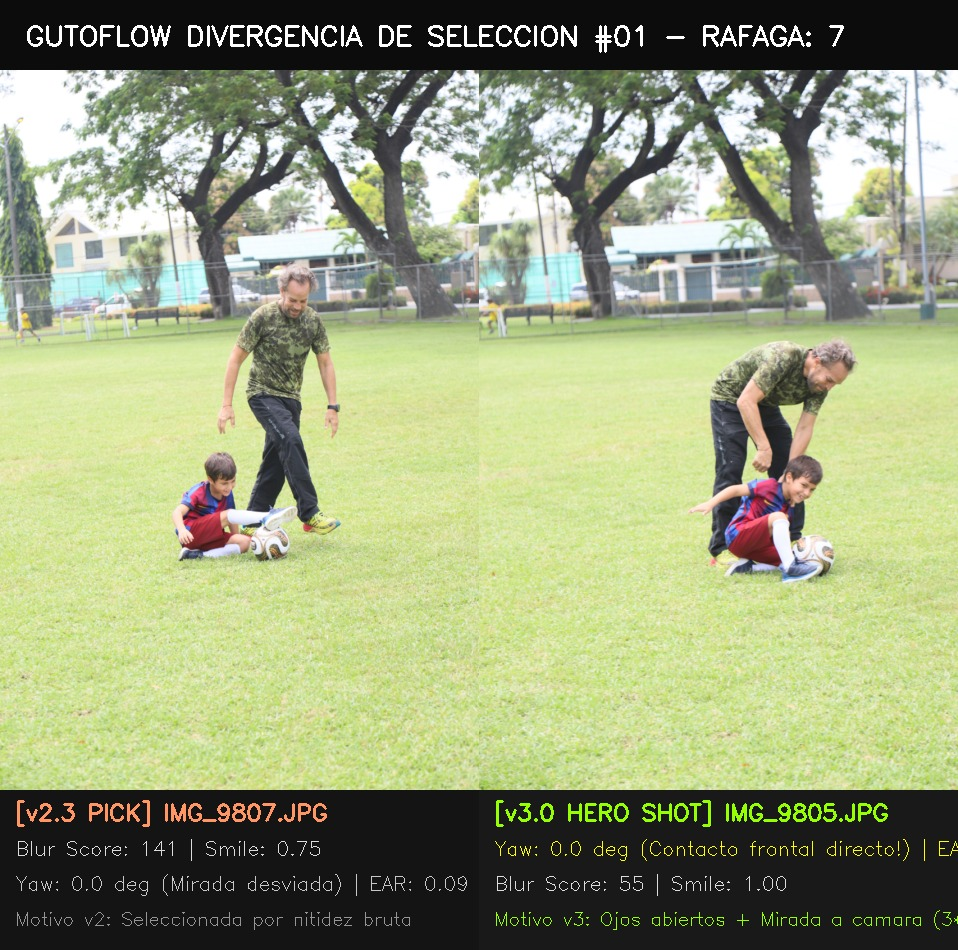
#> input picture .agents/audits/giler/audit_burst_01.jpg, 958 x 950 px
$ python -i straighten.py   (imports and definitions only)
#> lines starting #> are read from the running program, lines starting #| are printed output that depends on the picture
"""
straighten.py — Servicio de Enderezado y Nivelación Angular No Destructiva (URE Mesh).
Calcula el ángulo de inclinación θ (|θ| <= 6.0°) mediante regresión robusta (RANSAC / mediana ponderada)
sobre líneas de fuga y regularidades geométricas (horizontes y verticales).
"""

from __future__ import annotations

import math
from dataclasses import dataclass
from typing import List, Optional, Sequence, Tuple
import numpy as np


@dataclass
class LineSegment:
    """Segmento de línea en coordenadas de imagen (x1, y1, x2, y2)."""
    x1: float
    y1: float
    x2: float
    y2: float

    @property
    def length(self) -> float:
        return math.hypot(self.x2 - self.x1, self.y2 - self.y1)

    @property
    def angle_degrees(self) -> float:
        """Ángulo en grados en el rango [-180, 180]."""
        return math.degrees(math.atan2(self.y2 - self.y1, self.x2 - self.x1))


@dataclass
class StraightenResult:
    """Resultado del análisis de inclinación de la escena."""
    tilt_angle_degrees: float           # Ángulo θ a rotar (-6° a +6°)
    confidence: float                   # Confianza [0, 1] basada en longitud y consistencia
    horizontal_lines_count: int         # Número de líneas de soporte horizontal
    vertical_lines_count: int           # Número de líneas de soporte vertical
    needs_straighten: bool              # True si |θ| >= umbral de histéresis


class StraightenDetector:
    """
    Detector de inclinación angular basado en regularidades geométricas (horizontes y verticales).
    """

    def __init__(
        self,
        max_tilt_search_degrees: float = 6.0,    # Inclinación máxima corregible (±6.0°)
        deadband_threshold_degrees: float = 0.20, # Inclinaciones menores a 0.2° se ignoran
        min_segment_length: float = 20.0,        # Descartar micro-texturas
    ):
        self.max_tilt = max_tilt_search_degrees
        self.deadband = deadband_threshold_degrees
        self.min_length = min_segment_length

    def estimate_tilt_from_segments(self, segments: Sequence[LineSegment]) -> StraightenResult:
        """
        Calcula el ángulo θ óptimo a partir de un conjunto de segmentos de línea detectados.
        """
        valid_segments = [s for s in segments if s.length >= self.min_length]
        if not valid_segments:
            return StraightenResult(
                tilt_angle_degrees=0.0,
                confidence=0.0,
                horizontal_lines_count=0,
                vertical_lines_count=0,
                needs_straighten=False,
            )

        horizontal_angles: List[Tuple[float, float]] = [] # (angle, weight)
        vertical_angles: List[Tuple[float, float]] = []

        for seg in valid_segments:
            ang = seg.angle_degrees
            weight = seg.length

            # Normalizar a [-90, 90]
            if ang > 90.0:
                ang -= 180.0
            elif ang < -90.0:
                ang += 180.0

            # 1. Candidato a línea horizontal (cerca de 0°)
            if abs(ang) <= self.max_tilt:
                horizontal_angles.append((ang, weight))

            # 2. Candidato a línea vertical (cerca de ±90°)
            elif abs(abs(ang) - 90.0) <= self.max_tilt:
                vert_dev = ang - 90.0 if ang > 0 else ang + 90.0
                vertical_angles.append((vert_dev, weight))

        total_candidates = horizontal_angles + vertical_angles
        if not total_candidates:
            return StraightenResult(
                tilt_angle_degrees=0.0,
                confidence=0.0,
                horizontal_lines_count=0,
                vertical_lines_count=0,
                needs_straighten=False,
            )

        # Regresión robusta: Mediana ponderada con rechazo de outliers (RANSAC simplificado)
        best_angle = self._weighted_median_ransac(total_candidates)

        # Histéresis de banda muerta
        needs_straighten = abs(best_angle) >= self.deadband
        final_angle = round(best_angle, 4) if needs_straighten else 0.0

        # Confianza basada en longitud acumulada de soporte
        support_length = sum(w for a, w in total_candidates if abs(a - best_angle) <= 1.0)
        total_length = sum(w for a, w in total_candidates)
        confidence = min(1.0, (support_length / max(1.0, total_length)) * min(1.0, support_length / 200.0))

        return StraightenResult(
            tilt_angle_degrees=final_angle,
            confidence=round(confidence, 3),
            horizontal_lines_count=len(horizontal_angles),
            vertical_lines_count=len(vertical_angles),
            needs_straighten=needs_straighten,
        )

    def _weighted_median_ransac(self, candidates: List[Tuple[float, float]]) -> float:
        """Calcula el ángulo dominante mediante consenso ponderado y rechazo de dispersión."""
        if len(candidates) == 1:
            return candidates[0][0]

        sorted_cand = sorted(candidates, key=lambda x: x[0])
        total_weight = sum(w for _, w in sorted_cand)
        half_weight = total_weight / 2.0

        cum_weight = 0.0
        median_angle = sorted_cand[0][0]
        for a, w in sorted_cand:
            cum_weight += w
            if cum_weight >= half_weight:
                median_angle = a
                break

        inlier_sum = 0.0
        inlier_weight = 0.0
        for a, w in sorted_cand:
            if abs(a - median_angle) <= 1.5:
                inlier_sum += a * w
                inlier_weight += w

        if inlier_weight > 0.0:
            return inlier_sum / inlier_weight
        return median_angle


def detect_straighten_angle(img_gray: np.ndarray, max_tilt: float = 6.0) -> float:
    """Calcula el ángulo de nivelación geométrico (acotado a ±6.0°) para una imagen."""
    if img_gray is None or img_gray.size == 0:
        return 0.0
    import cv2
    h, w = img_gray.shape[:2]
    scale = 1024.0 / max(h, w) if max(h, w) > 1024 else 1.0
    if scale < 1.0:
        small = cv2.resize(img_gray, (int(w * scale), int(h * scale)), interpolation=cv2.INTER_AREA)
    else:
        small = img_gray

    edges = cv2.Canny(small, 50, 150, apertureSize=3)
    lines = cv2.HoughLinesP(edges, 1, math.pi / 180, threshold=80, minLineLength=40, maxLineGap=10)
    if lines is None or len(lines) == 0:
        return 0.0

    segments = []
    for line in lines:
        x1, y1, x2, y2 = line[0]
        segments.append(LineSegment(float(x1), float(y1), float(x2), float(y2)))

    detector = StraightenDetector(max_tilt_search_degrees=max_tilt, deadband_threshold_degrees=0.20)
    res = detector.estimate_tilt_from_segments(segments)
    if res.needs_straighten and res.confidence >= 0.20:
        return float(max(-max_tilt, min(max_tilt, res.tilt_angle_degrees)))
    return 0.0

>>> import cv2
>>> picture = cv2.imread('../../.agents/audits/giler/audit_burst_01.jpg', cv2.IMREAD_GRAYSCALE)
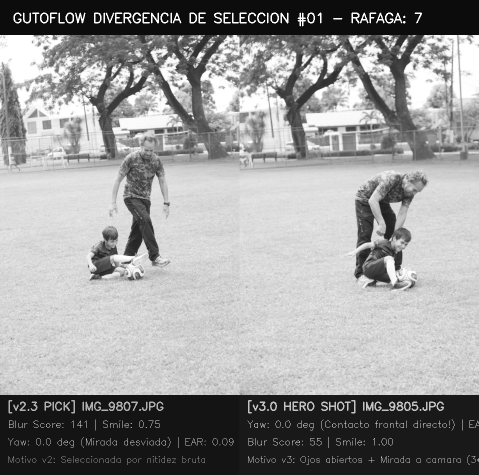
#> picture: shape (950, 958) (shown at 1/2 size); min 1, max 255, mean 152
>>> result = detect_straighten_angle(picture)
#> in detect_straighten_angle, `edges = cv2.Canny(small, 50, 150, apertureSize=3)`:
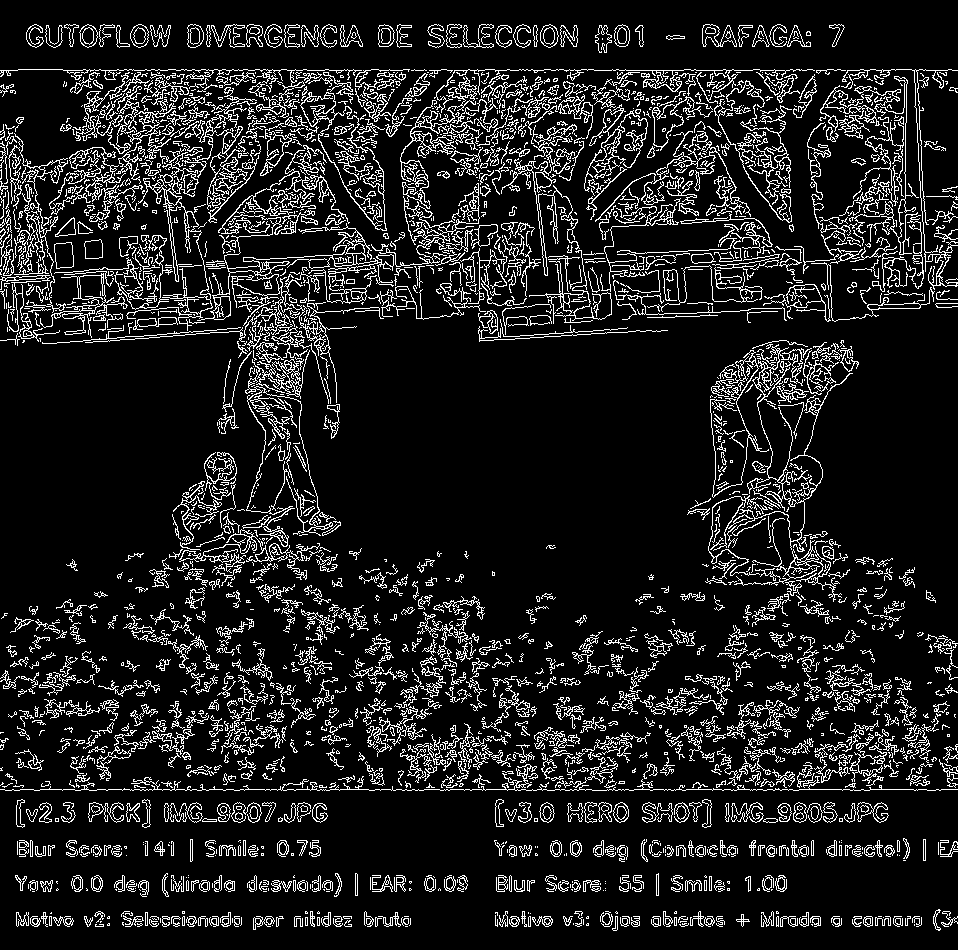
#> edges: shape (950, 958); 12.1% white in thin lines or dots
#> in detect_straighten_angle, `lines = cv2.HoughLinesP(edges, 1, math.pi / 180, threshold=80, minLine..`: lines = 1541 rows, first 6: [0, 789, 591, 789], [63, 70, 895, 70], [123, 918, 241, 918], [681, 916, 722, 916], [460, 266, 567, 264], [410, 131, 578, 139]
#> the loop in detect_straighten_angle, `for line in lines:` made 1541 passes
#> after the loop in detect_straighten_angle, `for line in lines:`: segments = 1541 items
#> the loop in estimate_tilt_from_segments, `for seg in valid_segments:` made 1541 passes
#> (ang, weight) on passes 1 to 3: (0, 591), (0, 832), (0, 118)
#> after the loop in estimate_tilt_from_segments, `for seg in valid_segments:`: horizontal_angles = 801 pairs, first value -5.98 to 5.95, second value 40 to 832; vertical_angles = 42 pairs, first value -5.88 to 5.71, second value 40 to 116.1
#> in estimate_tilt_from_segments, `total_candidates = horizontal_angles + vertical_angles`: total_candidates = 843 pairs, first value -5.98 to 5.95, second value 40 to 832
#> in _weighted_median_ransac, `sorted_cand = sorted(candidates, key=lambda x: x[0])`: sorted_cand has the same summary as total_candidates in estimate_tilt_from_segments
#> in _weighted_median_ransac, `total_weight = sum(w for _, w in sorted_cand)`: total_weight = 56610.6
#> in _weighted_median_ransac, `half_weight = total_weight / 2.0`: half_weight = 28305.3
#> in _weighted_median_ransac, `median_angle = sorted_cand[0][0]`: median_angle = -5.98
#> the loop in _weighted_median_ransac, `for a, w in sorted_cand:` made 393 passes
#> (cum_weight, median_angle) on pass 393: (28313.4, 0)
#> after the loop in _weighted_median_ransac, `for a, w in sorted_cand:`: cum_weight = 28313.4
#> the loop in _weighted_median_ransac, `for a, w in sorted_cand:` made 843 passes
#> (inlier_sum, inlier_weight) on passes 227 to 234: (-57.3, 40.01), (-114.6, 80.02), (-171.9, 120), (-229.2, 161), (-286.5, 202.1), (-343.8, 243.1), (-401.1, 284.1), (-458.4, 326.1)
#> after the loop in _weighted_median_ransac, `for a, w in sorted_cand:`: inlier_sum = -630.3; inlier_weight = 31737.1
#> in estimate_tilt_from_segments, `best_angle = self._weighted_median_ransac(total_candidates)`: best_angle = -0.0199
#> in estimate_tilt_from_segments, `needs_straighten = abs(best_angle) >= self.deadband`: needs_straighten = False
#> in estimate_tilt_from_segments, `final_angle = round(best_angle, 4) if needs_straighten else 0.0`: final_angle = 0
#> in estimate_tilt_from_segments, `support_length = sum(w for a, w in total_candidates if abs(a - best_an..`: support_length = 24729.6
#> in estimate_tilt_from_segments, `total_length = sum(w for a, w in total_candidates)`: total_length = 56610.6
#> in estimate_tilt_from_segments, `confidence = min(1.0, (support_length / max(1.0, total_length)) * min(..`: confidence = 0.437
#> result = 0

$ run again, on .agents/audits/giler/audit_burst_02.jpg
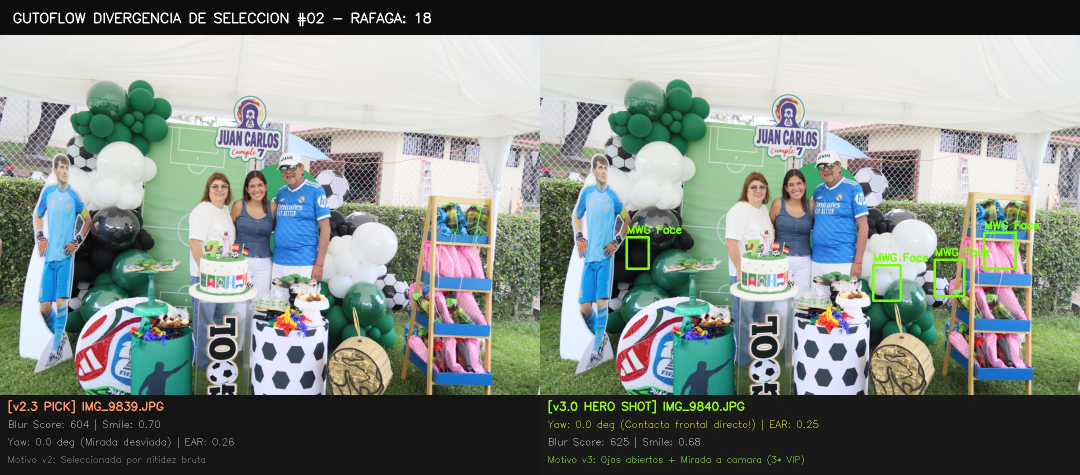
#> input picture .agents/audits/giler/audit_burst_02.jpg, 2160 x 950 px (shown at 1/2 size)
#> in detect_straighten_angle, `small = cv2.resize(img_gray, (int(w * scale), int(h * scale)), interpo..`:
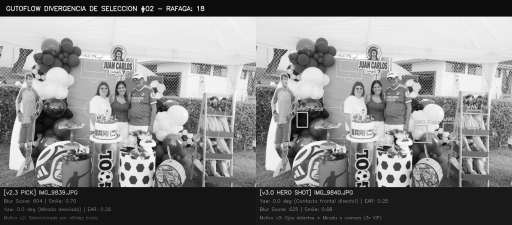
#> small: shape (450, 1024) (shown at 1/2 size); min 5, max 255, mean 133.3
#> in detect_straighten_angle, `edges = cv2.Canny(small, 50, 150, apertureSize=3)`:
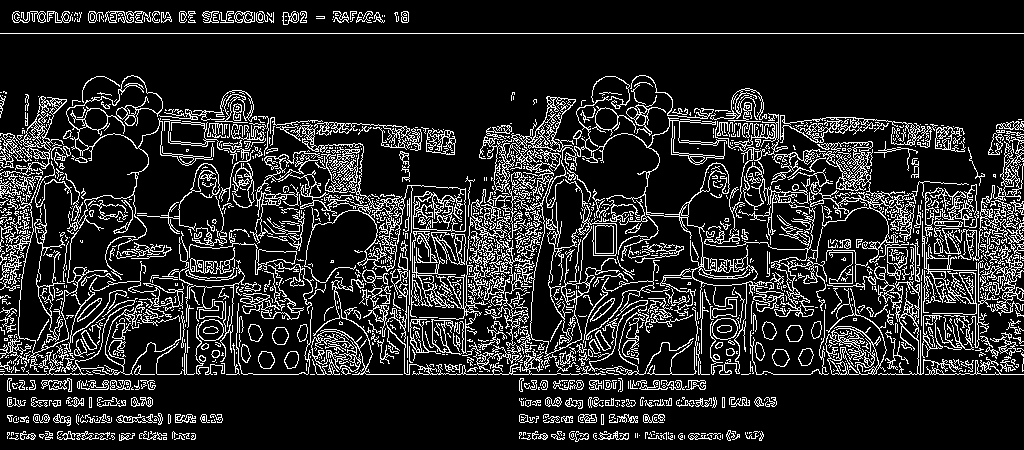
#> edges: shape (450, 1024); 15% white in thin lines or dots
#> lines = 1017 rows, first 6: [0, 33, 1023, 33], [741, 374, 1023, 374], [256, 222, 335, 220], [446, 230, 561, 224], [323, 194, 385, 196], [269, 283, 532, 301]
#> the loop in detect_straighten_angle, `for line in lines:` made 1017 passes
#> after the loop in detect_straighten_angle, `for line in lines:`: segments = 1017 items
#> the loop in estimate_tilt_from_segments, `for seg in valid_segments:` made 1017 passes
#> (ang, weight) on passes 1 to 3: (0, 1023), (0, 282), (-1.45, 79.03)
#> after the loop in estimate_tilt_from_segments, `for seg in valid_segments:`: horizontal_angles = 702 pairs, first value -5.91 to 5.96, second value 40 to 1023; vertical_angles = []
#> total_candidates has the same summary as horizontal_angles
#> sorted_cand has the same summary as horizontal_angles in estimate_tilt_from_segments
#> total_weight = 54187
#> half_weight = 27093.5
#> in _weighted_median_ransac, `median_angle = sorted_cand[0][0]`: median_angle = -5.91
#> the loop in _weighted_median_ransac, `for a, w in sorted_cand:` made 337 passes
#> (cum_weight, median_angle) on pass 337: (27162, 0)
#> after the loop in _weighted_median_ransac, `for a, w in sorted_cand:`: cum_weight = 27162
#> the loop in _weighted_median_ransac, `for a, w in sorted_cand:` made 702 passes
#> (inlier_sum, inlier_weight) on passes 223 to 230: (-114.6, 79.03), (-229.2, 159.1), (-286.5, 199.1), (-343.8, 240.1), (-401.1, 281.1), (-515.7, 364.1), (-573, 406.1), (-630.3, 448.1)
#> after the loop in _weighted_median_ransac, `for a, w in sorted_cand:`: inlier_sum = 630.3; inlier_weight = 25047.9
#> best_angle = 0.0252
#> needs_straighten = False
#> final_angle = 0
#> support_length = 19349.6
#> total_length = 54187
#> confidence = 0.357
#> result = 0

$ run again, on .agents/audits/giler/audit_burst_03.jpg
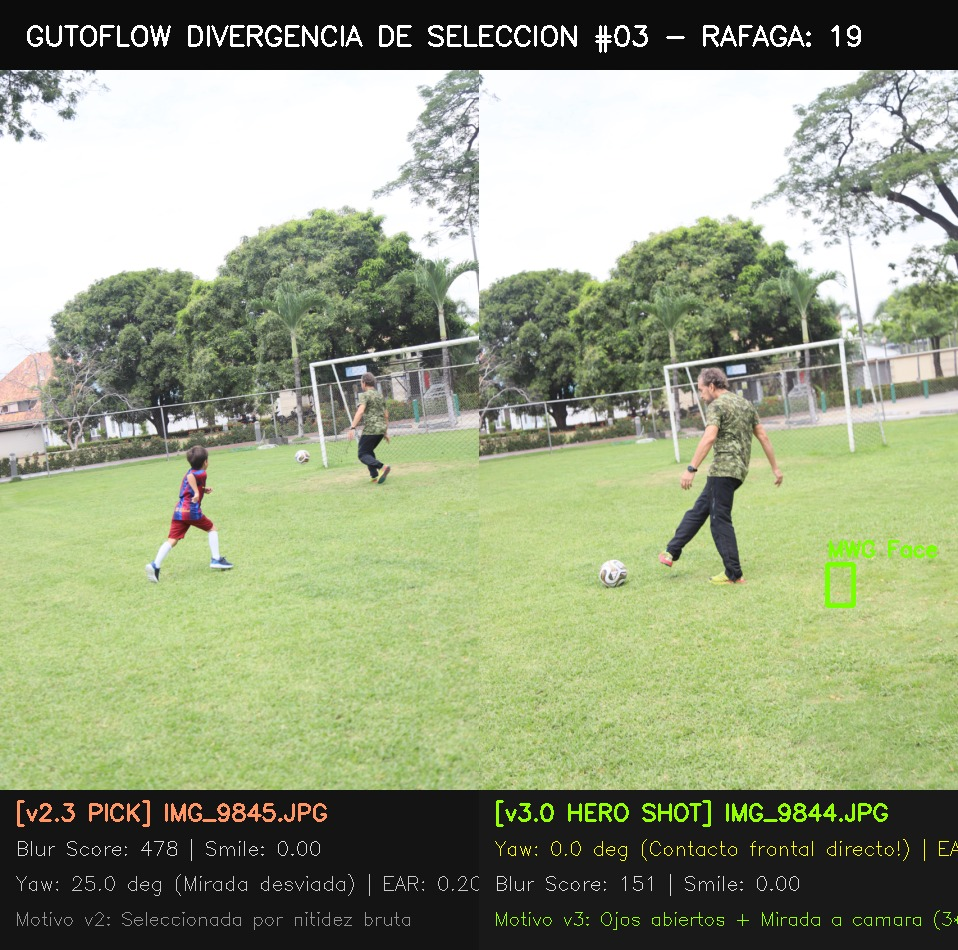
#> input picture .agents/audits/giler/audit_burst_03.jpg, 958 x 950 px
#> `picture = cv2.imread('../../.agents/audits/giler/audit_burst_01.jpg', ..`:
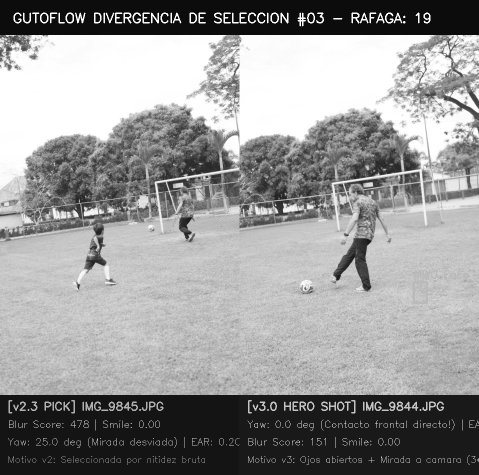
#> picture: shape (950, 958) (shown at 1/2 size); min 1, max 255, mean 149.8
#> in detect_straighten_angle, `edges = cv2.Canny(small, 50, 150, apertureSize=3)`:
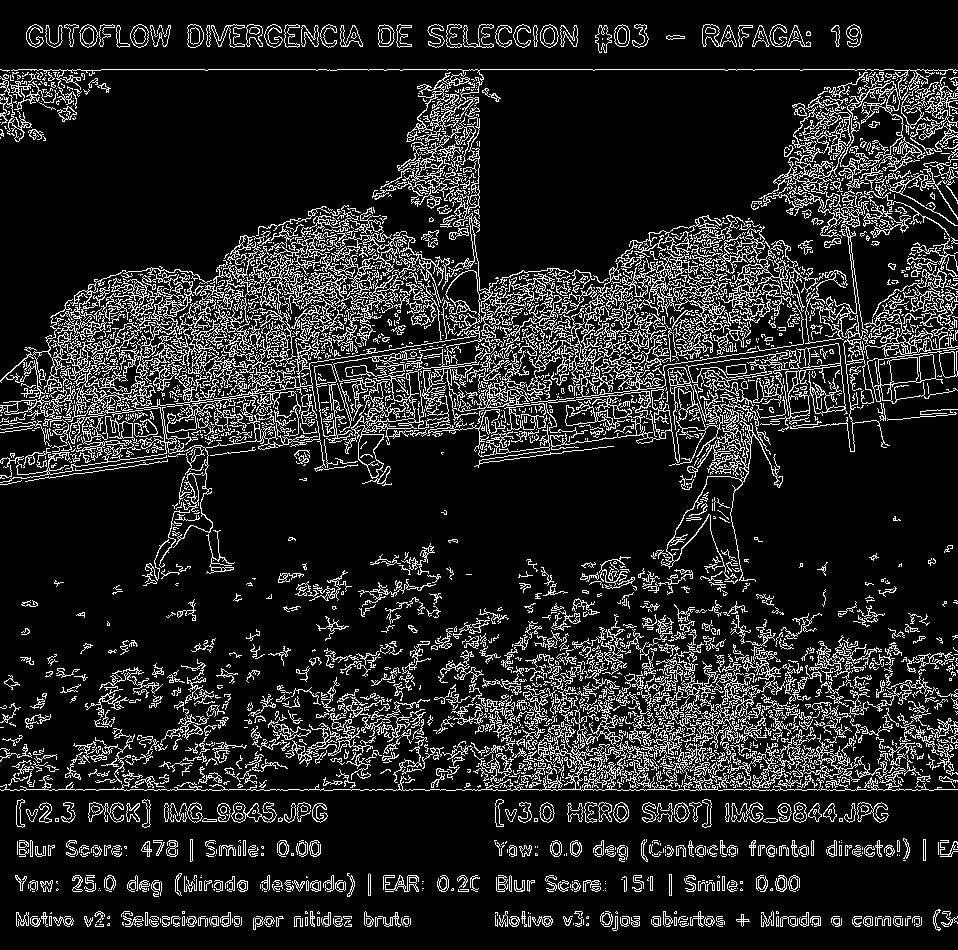
#> edges: shape (950, 958); 14.1% white in thin lines or dots
#> lines = 2033 rows, first 6: [101, 69, 893, 69], [0, 789, 957, 789], [407, 371, 757, 322], [54, 332, 370, 327], [573, 382, 648, 368], [477, 354, 830, 298]
#> the loop in detect_straighten_angle, `for line in lines:` made 2033 passes
#> after the loop in detect_straighten_angle, `for line in lines:`: segments = 2033 items
#> the loop in estimate_tilt_from_segments, `for seg in valid_segments:` made 2033 passes
#> (ang, weight) on passes 1 to 3: (0, 792), (0, 957), (-7.97, 353.4)
#> after the loop in estimate_tilt_from_segments, `for seg in valid_segments:`: horizontal_angles = 744 pairs, first value -5.98 to 5.95, second value 40 to 957; vertical_angles = 38 pairs, first value -5.19 to 5.79, second value 40.11 to 156.2
#> total_candidates = 782 pairs, first value -5.98 to 5.95, second value 40 to 957
#> sorted_cand has the same summary as total_candidates in estimate_tilt_from_segments
#> total_weight = 74208.4
#> half_weight = 37104.2
#> in _weighted_median_ransac, `median_angle = sorted_cand[0][0]`: median_angle = -5.98
#> the loop in _weighted_median_ransac, `for a, w in sorted_cand:` made 351 passes
#> (cum_weight, median_angle) on pass 351: (37116.9, 0)
#> after the loop in _weighted_median_ransac, `for a, w in sorted_cand:`: cum_weight = 37116.9
#> the loop in _weighted_median_ransac, `for a, w in sorted_cand:` made 782 passes
#> (inlier_sum, inlier_weight) on passes 212 to 219: (-114.6, 78.03), (-229.2, 158.1), (-286.5, 198.1), (-343.8, 238.1), (-401.1, 279.1), (-458.4, 320.1), (-515.7, 362.1), (-573, 404.1)
#> after the loop in _weighted_median_ransac, `for a, w in sorted_cand:`: inlier_sum = 744.9; inlier_weight = 48542
#> best_angle = 0.0153
#> needs_straighten = False
#> final_angle = 0
#> support_length = 40037.3
#> total_length = 74208.4
#> confidence = 0.54
#> result = 0
